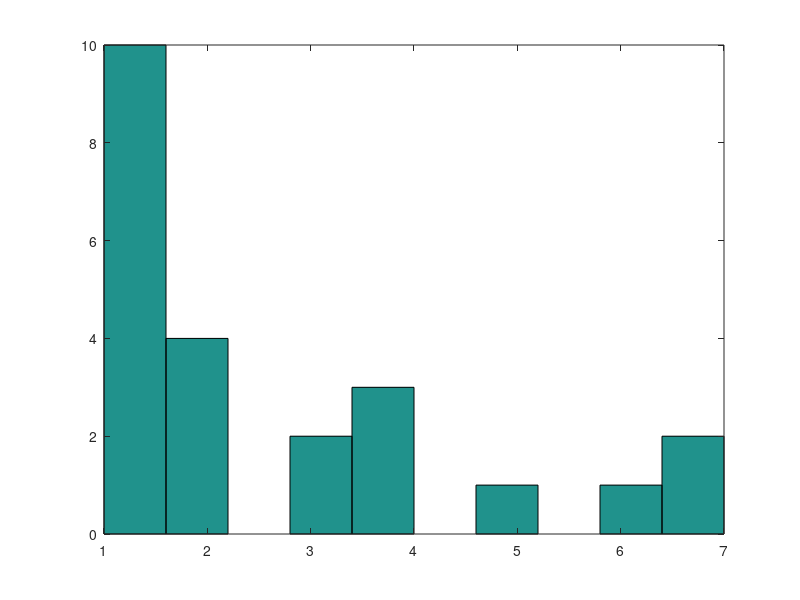

The MATLAB source for this figure:
clear
X=(rand(100,1)>0.5)
HLength=0;
RLength=[];
Run=1;
for kk=1:length(X)
    if(X(kk))
        HLength=HLength+1;
    else
        if(HLength>0)
        RLength(Run)=HLength;
        Run=Run+1;   
        HLength=0;  
        end      
    end  
end
%length(RLength)
%sum(RLength)
RLength
if(HLength>0)
    RLength(Run)=HLength;
end
%length(RLength)
%RLength
hist(RLength)
%sum(RLength)
%sum(X)

